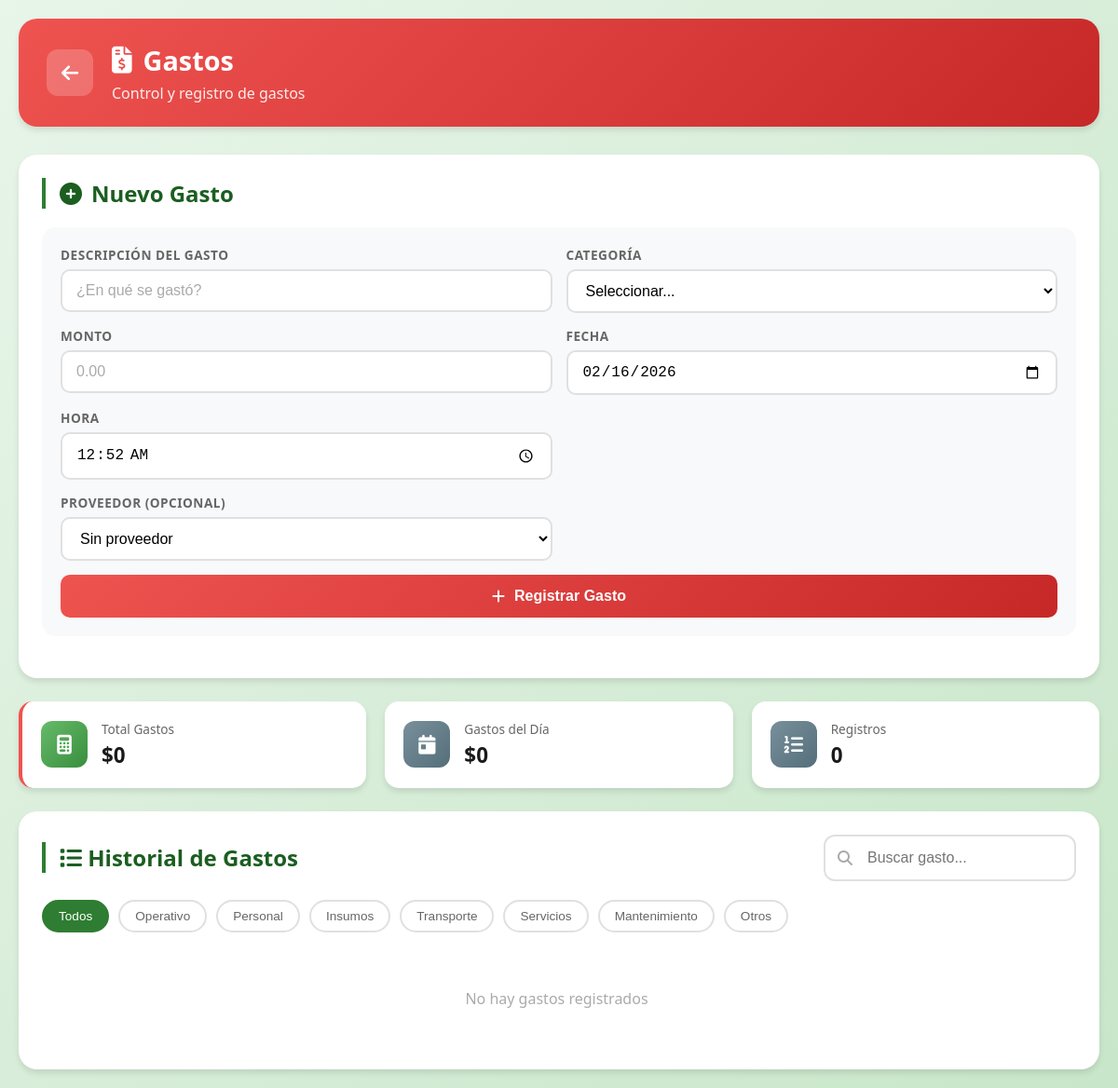
The app's page /gastos/, older data.
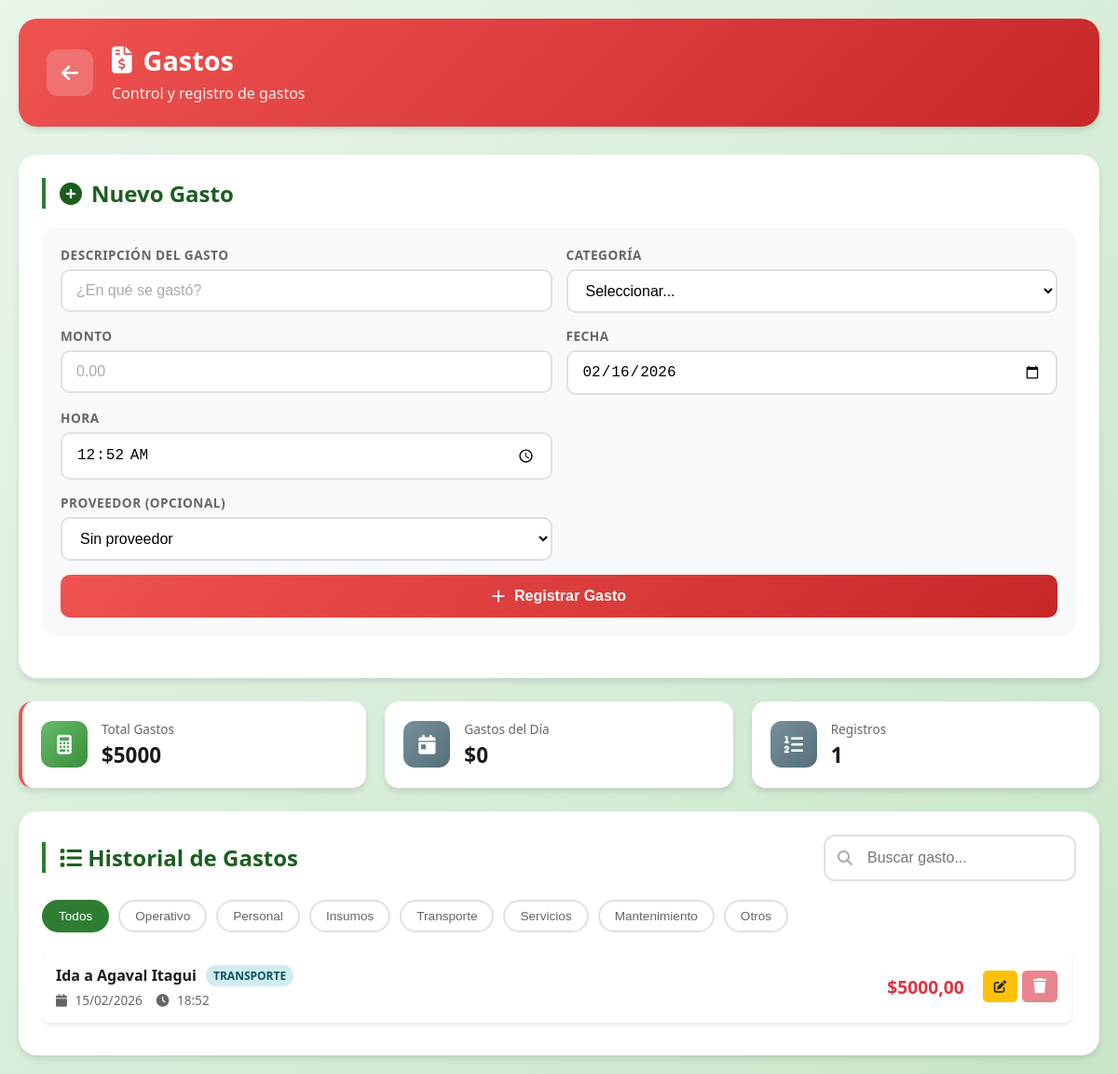
The same page, newer data.
### apps/gastos/models.py (models this page shows, shortened)
class Gastos(models.Model):
    CATEGORIA_CHOICES = [
        ('operativo', 'Operativo'),
        ('personal', 'Personal'),
        ('insumos', 'Insumos'),
        ('transporte', 'Transporte'),
        ('servicios', 'Servicios'),
        ('mantenimiento', 'Mantenimiento'),
        ('otros', 'Otros'),
    ]
    idGasto = models.AutoField(primary_key=True)
    descripcion = models.CharField(max_length=255)
    monto = models.DecimalField(max_digits=20, decimal_places=2)
    fecha = models.DateTimeField(default=timezone.now)
    categoria = models.CharField(
        max_length=20,
        choices=CATEGORIA_CHOICES,
        default='otros'
    )
    proveedor = models.ForeignKey(
        Proveedores,
        on_delete=models.SET_NULL,
        null=True,
        blank=True
    )
    class Meta:
        ordering = ['-fecha']

### apps/gastos/views.py (the view)
# urls.py: path('', views.gastos_list, name='gastos'),
def gastos_list(request):
    gastos = Gastos.objects.all()
    proveedores = Proveedores.objects.all()
    hoy = timezone.now().date()
    total_gastos = gastos.aggregate(total=Sum('monto'))['total'] or 0
    gastos_hoy = gastos.filter(fecha__date=hoy).aggregate(total=Sum('monto'))['total'] or 0
    cantidad_gastos = gastos.count()
    gastos_por_categoria = {}
    for categoria, nombre in Gastos.CATEGORIA_CHOICES:
        total = gastos.filter(categoria=categoria).aggregate(total=Sum('monto'))['total'] or 0
        gastos_por_categoria[categoria] = {
            'nombre': nombre,
            'total': total
        }
    context = {
        'gastos': gastos,
        'proveedores': proveedores,
        'total_gastos': total_gastos,
        'gastos_hoy': gastos_hoy,
        'cantidad_gastos': cantidad_gastos,
        'gastos_por_categoria': gastos_por_categoria,
        'categorias': Gastos.CATEGORIA_CHOICES,
    }
    return render(request, 'gastos.html', context)

### apps/gastos/templates/gastos.html (shortened to what the changed rows need)
{% load static %}
<!DOCTYPE html>
<html lang="es">
<head>
    <link rel="stylesheet" href="{% static 'css/style.css' %}">
    <link rel="stylesheet" href="{% static 'css/font-awesome.min.css' %}">
</head>
<body>
    <div class="container">
        <header class="page-header gastos-header">
            <div class="header-info">
                <h1><i class="fas fa-file-invoice-dollar"></i> Gastos</h1>
            </div>
        </header>
        <section class="form-section">
            <h2 class="section-title"><i class="fas fa-plus-circle"></i> Nuevo Gasto</h2>
        </section>
        <section class="resumen-section">
            <div class="resumen-card gastos-card">
                <div class="resumen-info">
                    <span class="resumen-label">Total Gastos</span>
                    <span class="resumen-valor" id="totalGastos">${{ total_gastos }}</span>
                </div>
            </div>
            <div class="resumen-card">
                <div class="resumen-info">
                    <span class="resumen-label">Registros</span>
                    <span class="resumen-valor" id="cantidadGastos">{{ cantidad_gastos }}</span>
                </div>
            </div>
        </section>
        <section class="lista-section">
            <div class="lista-header">
                <h2 class="section-title"><i class="fas fa-list"></i> Historial de Gastos</h2>
            </div>
            <div class="filtros-container">
                <button class="filtro-btn active" data-filtro="todos" onclick="filtrarCategoria('todos', this)">Todos</button>
                {% for value, nombre in categorias %}
                <button class="filtro-btn" data-filtro="{{ value }}" onclick="filtrarCategoria('{{ value }}', this)">{{ nombre }}</button>
                {% endfor %}
            </div>
            <div class="lista-container" id="listaGastos">
                {% if gastos %}
                {% for gasto in gastos %}
                <div class="item-card gasto-item" data-categoria="{{ gasto.categoria }}">
                    <div class="item-info">
                        <div class="item-header">
                            <h3>{{ gasto.descripcion }}</h3>
                            <span class="badge {{ gasto.categoria }}">{{ gasto.get_categoria_display }}</span>
                        </div>
                        <div class="item-details">
                            <span><i class="fas fa-calendar"></i> {{ gasto.fecha|date:"d/m/Y" }}</span>
                            <span><i class="fas fa-clock"></i> {{ gasto.fecha|time:"H:i" }}</span>
                        </div>
                    </div>
                    <div class="item-monto">
                        <span class="monto">${{ gasto.monto }}</span>
                    </div>
                    <div class="item-acciones">
                        <button class="btn-editar" onclick="abrirModalEditar({{ gasto.idGasto }}, '{{ gasto.descripcion }}', '{{ gasto.categoria }}', '{{ gasto.monto }}', '{{ gasto.fecha|date:'Y-m-d' }}', '{{ gasto.fecha|time:'H:i' }}', '{{ gasto.proveedor.idProveedor|default:'' }}')">
                            <i class="fas fa-edit"></i>
                        </button>
                        <form action="{% url 'gastos_eliminar' gasto.idGasto %}" method="POST" style="display: inline;" onsubmit="return confirm('¿Estás seguro de eliminar este gasto?')">
                            <button type="submit" class="btn-eliminar">
                                <i class="fas fa-trash"></i>
                            </button>
                        </form>
                    </div>
                </div>
                {% endfor %}
                {% else %}
                <p class="empty-message">No hay gastos registrados</p>
                {% endif %}
            </div>
        </section>
    </div>
</body>
</html>

Row changes from the older to the newer data that the page shows:
added Gastos: descripcion "Ida a Agaval Itagui", categoria "TRANSPORTE", fecha "15/02/2026", fecha "18:52", monto "5000,00"
Text that changed along with them:
{{ total_gastos }}: "0" → "5000"
{{ cantidad_gastos }}: "0" → "1"
text no longer shown: "No hay gastos registrados"
